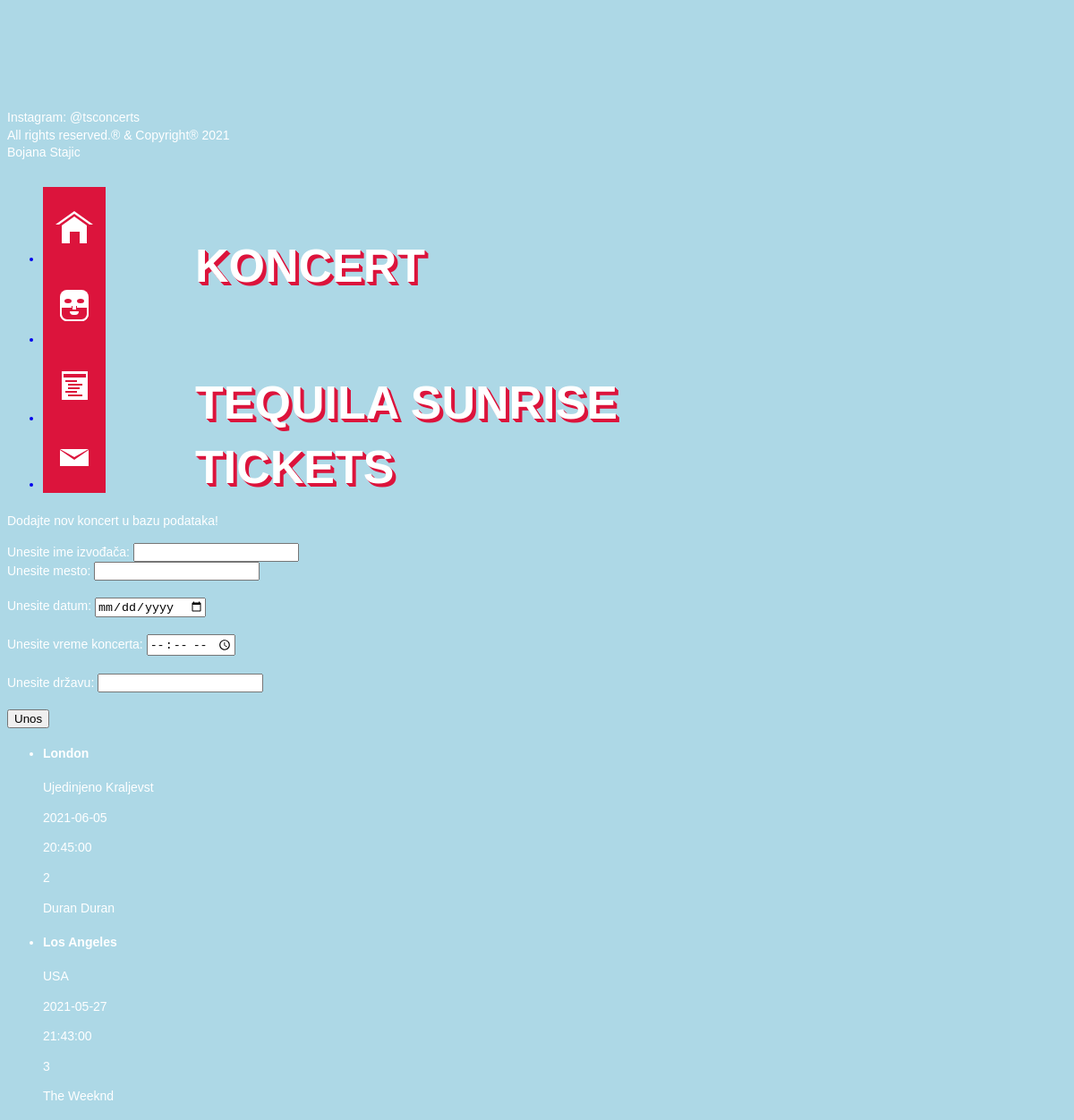
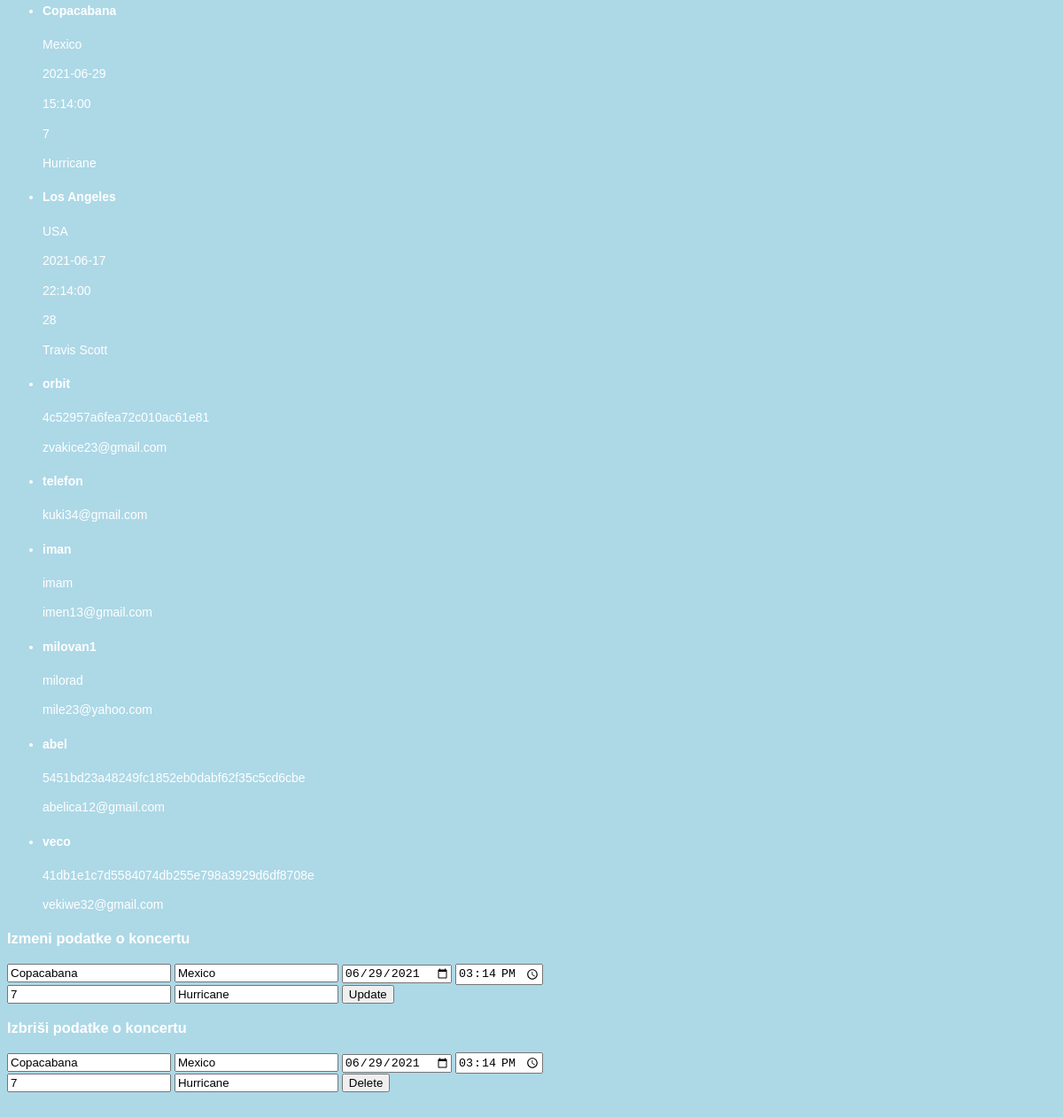
Screenshot of /admin.php?idIzvodjac=7 with the database file from the repository (2 pictures, top to bottom).
### tables this page shows
CREATE TABLE `koncert` (
  `mesto` text NOT NULL,
  `država` text NOT NULL,
  `datum` date NOT NULL,
  `vreme` time NOT NULL,
  `idIzvodjac` int(11) NOT NULL,
  `ime_izvođač` text NOT NULL
);

CREATE TABLE `registracija` (
  `username` varchar(20) NOT NULL,
  `password` text NOT NULL,
  `email` varchar(30) NOT NULL,
  `Id_login` int(11) NOT NULL,
  `admin` tinyint(1) NOT NULL DEFAULT 0
);

### admin.php (the view, shortened to what this page needs)
<!DOCTYPE html>
<html lang="en">
<head>
    <link rel="stylesheet" href="css.css?v=<?php echo time(); ?>">
</head>
<body>
    <footer>
        <p>Instagram: @tsconcerts <br> All rights reserved.® & Copyright® 2021 <br>Bojana Stajic</p>
    </footer>
    <nav>
        <ul>
            <a href="pocetna.php">
                <li>
                    <div class="home-icon">
                        <div class="roof">
                            <div class="roof-edge"></div>
                        </div>
                        <div class="front"></div>
                    </div>
                </li>
            </a>
            <a href="login.php">
                <li>
                    <div class="about-icon">
                        <div class="head">
                            <div class="eyes"></div>
                            <div class="beard"></div>
                        </div>
                    </div>
                </li>
            </a>
            <a href="koncert.php">
                <li>
                    <div class="work-icon">
                        <div class="paper"></div>
                    </div>
                </li>
            </a>
            <a href="kontakt.php">
                <li>
                    <div class="mail-icon">
                        <div class="mail-base">
                            <div class="mail-top"></div>
                        </div>
                    </div>
                </li>
            </a>
        </ul>
    </nav>
    <section>
        <h1>Koncert</h1>
        <h1>Tequila Sunrise Tickets</h1>
    </section>
    <form action="koncertscript.php" method="post" name="form">
        <p>Dodajte nov koncert u bazu podataka!</p>
        Unesite ime izvođača: <input type="text" name="ime_izvođač" required><br />
        Unesite mesto: <input type="text" name="mesto" required><br /><br />
        Unesite datum: <input type="date" name="datum" required><br /><br />
        Unesite vreme koncerta: <input type="time" name="vreme" required><br /><br />
        Unesite državu: <input type="text" name="država" required><br /><br />
        <input type="Submit" value="Unos">
    </form>
</body>
</html>
<?php
try {
    $con = new PDO("mysql:host=localhost;dbname=tequila_sunrise", "root", "");
    $con->setAttribute(PDO::ATTR_ERRMODE, PDO::ERRMODE_EXCEPTION);
} catch (PDOException $e) {
    echo "Error: " . $e->getMessage();
}
$sql = "SELECT * FROM koncert";
$result = $con->query($sql);
while ($row = $result->fetch()) {
    echo "<div id='pattern' class='pattern'>
                <ul class='list img-list'>
                    <li>
                        <div class='li-text'>
                            <h4 class='li-head'>" . $row["mesto"] . "</h4>
                            <p class='li-sub'>" . $row["država"] . " </p>
                            <p class='li-sub'>" . $row["datum"] . " </p>
                            <p class='li-sub'>" . $row["vreme"] . " </p>
                            <p class='li-sub'>" . $row["idIzvodjac"] . " </p>
                            <p class='li-sub'>" . $row["ime_izvođač"] . " </p>
                        </div>
                    </li>
                </ul>
            </div>
        </div>";
}
?>
<?php
try {
    $con = new PDO("mysql:host=localhost;dbname=tequila_sunrise", "root", "");
    $con->setAttribute(PDO::ATTR_ERRMODE, PDO::ERRMODE_EXCEPTION);
} catch (PDOException $e) {
    echo "Error: " . $e->getMessage();
}
$sql = "SELECT * FROM registracija";
$result = $con->query($sql);
while ($row = $result->fetch()) {
    echo "<div id='pattern' class='pattern'>
                <ul class='list img-list'>
                    <li>
                        <div class='li-text'>
                            <h4 class='li-head'>" . $row["username"] . "</h4>
                            <p class='li-sub'>" . $row["password"] . " </p>
                            <p class='li-sub'>" . $row["email"] . " </p>
                        </div>
                    </li>
                </ul>
            </div>
        </div>";
}
?>
<?php
include "skripta.php";
$id = $_GET['idIzvodjac'];
$qry = mysqli_query($db, "select * from koncert where idIzvodjac ='$id'");
$data = mysqli_fetch_array($qry);
?>
<h3>Izmeni podatke o koncertu</h3>
<form method="POST">
    <input type="text" name="mesto" value="<?php echo $data['mesto'] ?>" placeholder="Mesto" Required>
    <input type="text" name="država" value="<?php echo $data['država'] ?>" placeholder="Država" Required>
    <input type="date" name="datum" value="<?php echo $data['datum'] ?>" placeholder="Datum" Required>
    <input type="time" name="vreme" value="<?php echo $data['vreme'] ?>" placeholder="Vreme" Required>
    <input type="number" name="idIzvodjac" value="<?php echo $data['idIzvodjac'] ?>" placeholder="ID" Required>
    <input type="text" name="ime_izvođač" value="<?php echo $data['ime_izvođač'] ?>" placeholder="Ime izvođača" Required>
    <input type="submit" name="update" value="Update">
</form>
<h3>Izbriši podatke o koncertu</h3>
<form method="POST">
    <input type="text" name="mesto" value="<?php echo $data['mesto'] ?>" placeholder="Mesto" Required>
    <input type="text" name="država" value="<?php echo $data['država'] ?>" placeholder="Država" Required>
    <input type="date" name="datum" value="<?php echo $data['datum'] ?>" placeholder="Datum" Required>
    <input type="time" name="vreme" value="<?php echo $data['vreme'] ?>" placeholder="Vreme" Required>
    <input type="number" name="idIzvodjac" value="<?php echo $data['idIzvodjac'] ?>" placeholder="ID" Required>
    <input type="text" name="ime_izvođač" value="<?php echo $data['ime_izvođač'] ?>" placeholder="Ime izvođača" Required>
    <input type="submit" name="delete" value="Delete">
</form>

### css.css (style rules this page uses)
*,*:before,*:after { box-sizing: border-box; }
:after { content: ""; }
section { position: relative; left: 100px; }
h1 { margin:80px 0 10px 0; font-size: 52px; font-family: 'Montserrat', sans-serif; text-transform: uppercase; text-shadow: 1px 1px 0px #DC143C, 2px 2px 0px #DC143C, 3px 3px 0px #DC143C, 4px 4px 0px #DC143C; }
body { padding: 100px 0; background: lightblue; color: white; max-width:640px; font-family: 'Montserrat', sans-serif; font-size: 14px; line-height:1.4; motion-rotation: anti-aliased; background-image: url(concert1.jpg); position: relative; }
nav { float: left; position: relative; top: 0; left: 0; background: transparent; }
nav ul { text-align: center; }
nav ul li { position: relative; width: 70px; cursor: pointer; background: crimson; text-transform: uppercase; transition:all .4s ease-out; }
nav ul li:after { position: absolute; background: white; color: crimson; top:0; left: 70px; width: 70px; height: 100%; opacity:.5; transform: perspective(400px) rotateY(90deg); transform-origin: 0 100%; transition:all .4s ease-out; }
nav ul a:nth-child(1) li:after { content: "Početna"; line-height: 88px; }
nav ul a:nth-child(2) li:after { content: "Register/Login"; line-height: 88px; }
nav ul a:nth-child(3) li:after { content: "Koncerti"; line-height: 85px; }
nav ul a:nth-child(4) li:after { content: "Kontakt"; line-height: 80px; }
nav ul li > div { display: inline-block; padding: 25px 0; background: transparent; }
nav ul li div { position: relative; }
.roof { width: 0; height: 0; top:2px; border-style: solid; border-width: 0 21px 15px 21px; border-color: transparent transparent #ffffff transparent; }
.roof-edge { position: absolute; z-index: 20; left: -17px; top: 3px; width: 0; height: 0; border-style: solid; border-width: 0 17px 12px 17px; border-color: transparent transparent crimson transparent; }
.roof-edge:after { position: absolute; left: -14.5px; top: 3px; width: 0; height: 0; border-style: solid; border-width: 0 14.5px 10px 14.5px; border-color: transparent transparent white transparent; }
.front { position: relative; top: 3px; width: 28.5px; height: 20px; margin: 0 auto; background: white; }
.front:after { position: absolute; background: crimson; width: 11px; height: 13px; bottom: 0; left:9px; }
.head { width: 32px; height: 35px; background: white; border-radius:8px; }
.head:after { width: 4px; height: 10px; background: white; position: absolute; border-radius:4px 0 0 4px; top:21px; left: 14px; transform:rotate(270deg); }
.eyes { width: 8px; height: 5px; border-radius: 50%; position: absolute; top: 10px; left: 5px; background: crimson; }
.eyes:after { width: 8px; height: 5px; border-radius: 50%; position: absolute; top: 0; left: 14px; background: crimson; }
.beard { width: 32px; height: 17px; background: crimson; border:2px solid white; position: absolute; bottom: 0; left: 0; border-radius:0 0 8px 8px; }
.beard:after { position: absolute; top:-2px; left: 11px; background: white; width:6px; height: 4px; border-left:1px solid crimson; border-right:1px solid crimson; }
.paper { position: relative; height:32px; width: 29px; background: white; border:2px solid white; }
.paper:after { position: absolute; top:1px; left: 0; width: 25px; height: 29px; background: white; border-top:4px solid crimson; }
.mail-base { position: relative; width: 32px; height: 18px; background: white; }
.mail-top { position: absolute; z-index: 20; left: 0; top: 0; width: 0; height: 0; transform: rotate(180deg); border-style: solid; border-width: 0 16px 11px 16px; border-color: transparent transparent crimson transparent; }
.mail-top:after { position: absolute; z-index: 20; left: -16px; top: 3px; width: 0; height: 0; border-style: solid; border-width: 0 16px 9px 16px; border-color: transparent transparent white transparent; }

### rows the page displays
koncert: mesto "London", država "Ujedinjeno Kraljevst", datum "2021-06-05", vreme "20:45:00", idIzvodjac "2", ime_izvođač "Duran Duran"
koncert: mesto "Los Angeles", država "USA", datum "2021-05-27", vreme "21:43:00", idIzvodjac "3", ime_izvođač "The Weeknd"
koncert: mesto "Copacabana", država "Mexico", datum "2021-06-29", vreme "15:14:00", idIzvodjac "7", ime_izvođač "Hurricane", datum "06/29/2021"
koncert: mesto "Los Angeles", država "USA", datum "2021-06-17", vreme "22:14:00", idIzvodjac "28", ime_izvođač "Travis Scott"
registracija: username "orbit", password "4c52957a6fea72c010ac61e81", email "zvakice23@gmail.com"
registracija: username "telefon", email "kuki34@gmail.com"
registracija: username "iman", password "imam", email "imen13@gmail.com"
registracija: username "milovan1", password "milorad", email "mile23@yahoo.com"
registracija: username "abel", password "5451bd23a48249fc1852eb0dabf62f35c5cd6cbe", email "abelica12@gmail.com"
registracija: username "veco", password "41db1e1c7d5584074db255e798a3929d6df8708e", email "vekiwe32@gmail.com"
